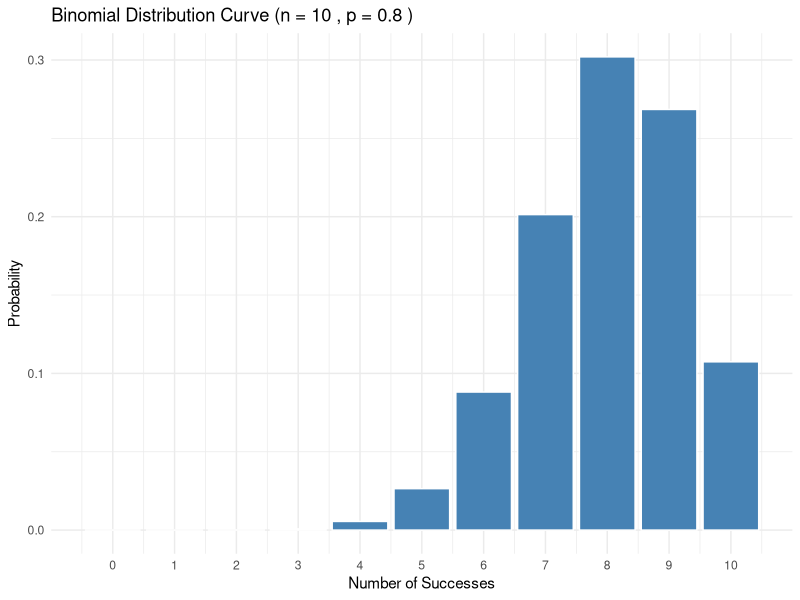
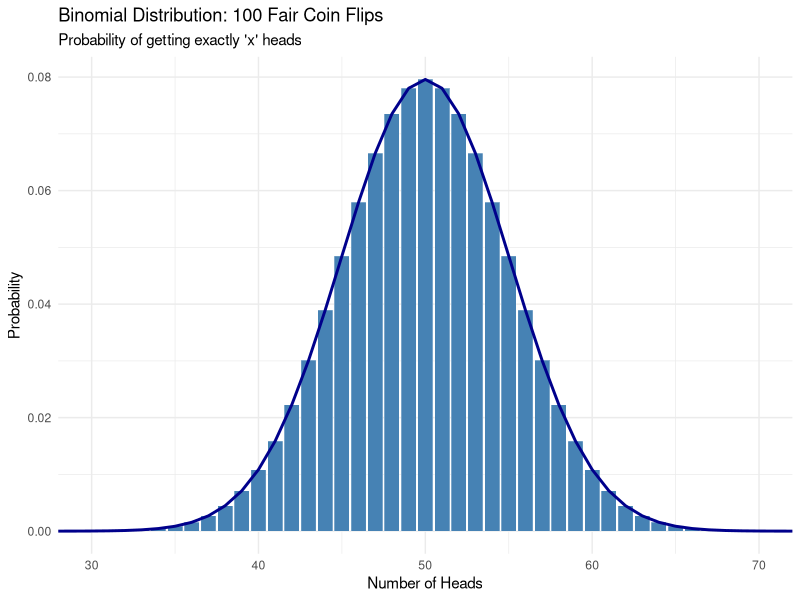
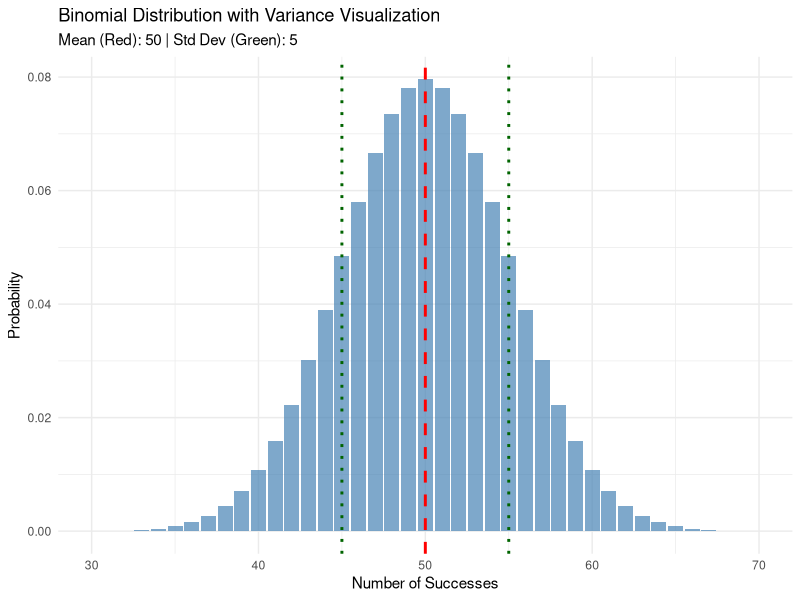

Reproduce these figures in R, in order.
# Load library
library(ggplot2)

# 1. Define data in a data frame
n <- 10
p <- 0.8
df <- data.frame(
    x = 0:n,
    y = dbinom(0:n, size = n, prob = p)
)

# 2. Build the plot
ggplot(df, aes(x = x, y = y)) +
    geom_bar(stat = "identity", fill = "steelblue", color = "white") +
    labs(title = paste("Binomial Distribution Curve (n =", n, ", p =", p, ")"),
         x = "Number of Successes",
         y = "Probability") +
    scale_x_continuous(labels = 0:n, breaks = 0:n)+
    theme_minimal()


# Step 1: Load the necessary library
# If you haven't installed it yet, run: install.packages("ggplot2")
library(ggplot2)

# Step 2: Define the parameters of our binomial experiment
n_flips <- 100       # Total number of coin flips
p_heads <- 0.5       # Probability of heads (fair coin)

# Step 3: Create the dataset
# We create a data frame with two columns: 'Heads' and 'Probability'
binom_data <- data.frame(
    Heads = 0:n_flips,
    Probability = dbinom(0:n_flips, size = n_flips, prob = p_heads)
)

# Step 4: Generate the ggplot2 bar plot
ggplot(binom_data, aes(x = Heads, y = Probability)) +
    # geom_col creates bars where the height represents the value in the data
    geom_col(fill = "steelblue", color = "white", linewidth = 0.1) +
    geom_line(color = "darkblue", size = 1) +
    # Add labels and a title for clarity
    labs(
        title = "Binomial Distribution: 100 Fair Coin Flips",
        subtitle = "Probability of getting exactly 'x' heads",
        x = "Number of Heads",
        y = "Probability"
    ) +
    # Use a clean theme
    theme_minimal() +
    # Focus the x-axis on the area where probabilities are non-zero (approx 30 to 70)
    coord_cartesian(xlim = c(30, 70))

library(ggplot2)

# 1. Parameters
n <- 100
p <- 0.5

# 2. Statistical Calculations
variance <- n * p * (1 - p)
std_dev <- sqrt(variance)  # Sigma is the square root of variance
mu <- n * p                # Mean

# 3. Data Preparation
df <- data.frame(
    x = 0:n,
    y = dbinom(0:n, size = n, prob = p)
)

# 4. Visualization
ggplot(df, aes(x = x, y = y)) +
    geom_col(fill = "steelblue", alpha = 0.7) +
    # Add a line for the Mean
    geom_vline(xintercept = mu, color = "red", linetype = "dashed", size = 1) +
    # Add lines for 1 Standard Deviation away from the mean
    geom_vline(xintercept = c(mu - std_dev, mu + std_dev), 
               color = "darkgreen", linetype = "dotted", size = 1) +
    labs(
        title = "Binomial Distribution with Variance Visualization",
        subtitle = paste("Mean (Red):", mu, "| Std Dev (Green):", std_dev),
        x = "Number of Successes",
        y = "Probability"
    ) +
    coord_cartesian(xlim = c(30, 70)) +
    theme_minimal()
